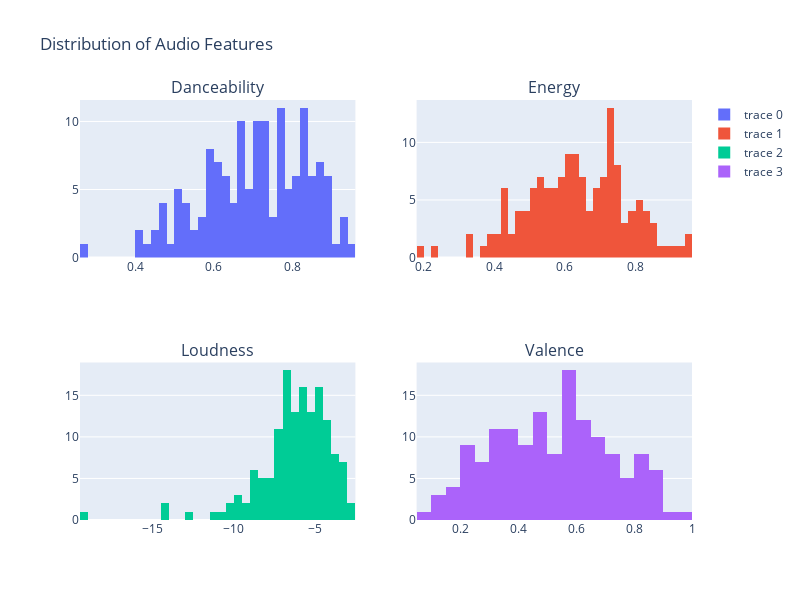

The code cell stored with this chart in its notebook:
### Code cell
# make histogram distribution subplots
fig = make_subplots(rows=2, cols=2, subplot_titles=("Danceability", "Energy", "Loudness", "Valence"))
fig.add_trace(
    go.Histogram(x=temp['danceability'], nbinsx=40),
    row=1,
    col=1
)
fig.add_trace(
    go.Histogram(x=temp['energy'], nbinsx=40),
    row=1,
    col=2
)
fig.add_trace(
    go.Histogram(x=temp['loudness'], nbinsx=40),
    row=2,
    col=1
)
fig.add_trace(
    go.Histogram(x=temp['valence'], nbinsx=40),
    row=2,
    col=2
)


fig.update_layout(height=600, width=800, title_text="Distribution of Audio Features")
fig.show()

### Figure 1 — Plotly figure (JSON) as saved in the notebook; plotly's stock layout.template omitted (floating-point values rounded to 4 significant figures; data arrays with more than 128 entries replaced by an {"elided": "..."} marker saying what was removed)
{"data": [{"nbinsx": 40, "type": "histogram", "x": {"elided": "145 float values"}, "xaxis": "x", "yaxis": "y"}, {"nbinsx": 40, "type": "histogram", "x": {"elided": "145 float values"}, "xaxis": "x2", "yaxis": "y2"}, {"nbinsx": 40, "type": "histogram", "x": {"elided": "145 float values"}, "xaxis": "x3", "yaxis": "y3"}, {"nbinsx": 40, "type": "histogram", "x": {"elided": "145 float values"}, "xaxis": "x4", "yaxis": "y4"}], "layout": {"annotations": [{"font": {"size": 16}, "showarrow": false, "text": "Danceability", "x": 0.225, "xanchor": "center", "xref": "paper", "y": 1, "yanchor": "bottom", "yref": "paper"}, {"font": {"size": 16}, "showarrow": false, "text": "Energy", "x": 0.775, "xanchor": "center", "xref": "paper", "y": 1, "yanchor": "bottom", "yref": "paper"}, {"font": {"size": 16}, "showarrow": false, "text": "Loudness", "x": 0.225, "xanchor": "center", "xref": "paper", "y": 0.375, "yanchor": "bottom", "yref": "paper"}, {"font": {"size": 16}, "showarrow": false, "text": "Valence", "x": 0.775, "xanchor": "center", "xref": "paper", "y": 0.375, "yanchor": "bottom", "yref": "paper"}], "height": 600, "title": {"text": "Distribution of Audio Features"}, "width": 800, "xaxis": {"anchor": "y", "domain": [0, 0.45]}, "xaxis2": {"anchor": "y2", "domain": [0.55, 1]}, "xaxis3": {"anchor": "y3", "domain": [0, 0.45]}, "xaxis4": {"anchor": "y4", "domain": [0.55, 1]}, "yaxis": {"anchor": "x", "domain": [0.625, 1]}, "yaxis2": {"anchor": "x2", "domain": [0.625, 1]}, "yaxis3": {"anchor": "x3", "domain": [0, 0.375]}, "yaxis4": {"anchor": "x4", "domain": [0, 0.375]}}}
